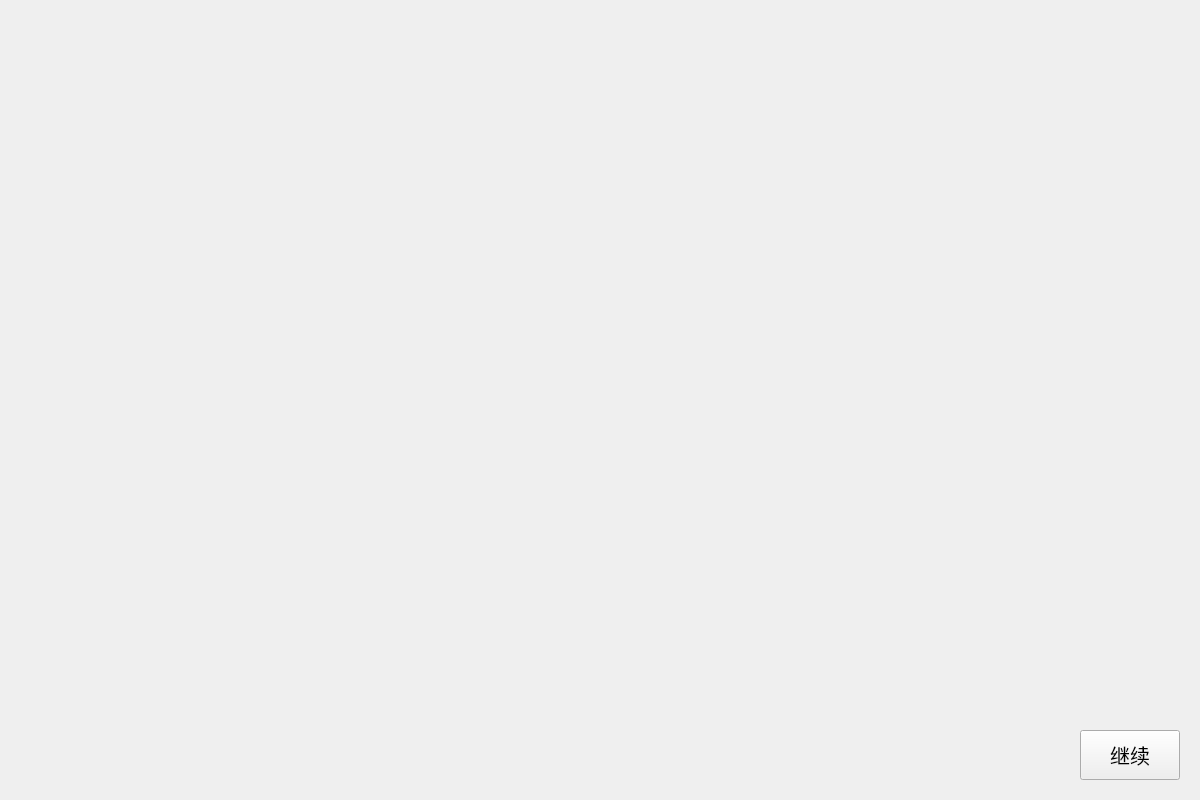
<?xml version="1.0" encoding="UTF-8"?>
<ui version="4.0">
 <class>PPT13</class>
 <widget class="QWidget" name="PPT13">
  <property name="geometry">
   <rect>
    <x>0</x>
    <y>0</y>
    <width>1200</width>
    <height>800</height>
   </rect>
  </property>
  <property name="windowTitle">
   <string>Form</string>
  </property>
  <widget class="QPushButton" name="pushButton">
   <property name="geometry">
    <rect>
     <x>1080</x>
     <y>730</y>
     <width>100</width>
     <height>50</height>
    </rect>
   </property>
   <property name="font">
    <font>
     <pointsize>15</pointsize>
    </font>
   </property>
   <property name="text">
    <string>继续</string>
   </property>
   <property name="icon">
    <iconset resource="res.qrc">
     <normaloff>:/P1-6/IMAGE/jx (2).jpg</normaloff>:/P1-6/IMAGE/jx (2).jpg</iconset>
   </property>
   <property name="iconSize">
    <size>
     <width>30</width>
     <height>30</height>
    </size>
   </property>
  </widget>
 </widget>
 <resources>
  <include location="res.qrc"/>
 </resources>
 <connections/>
</ui>
